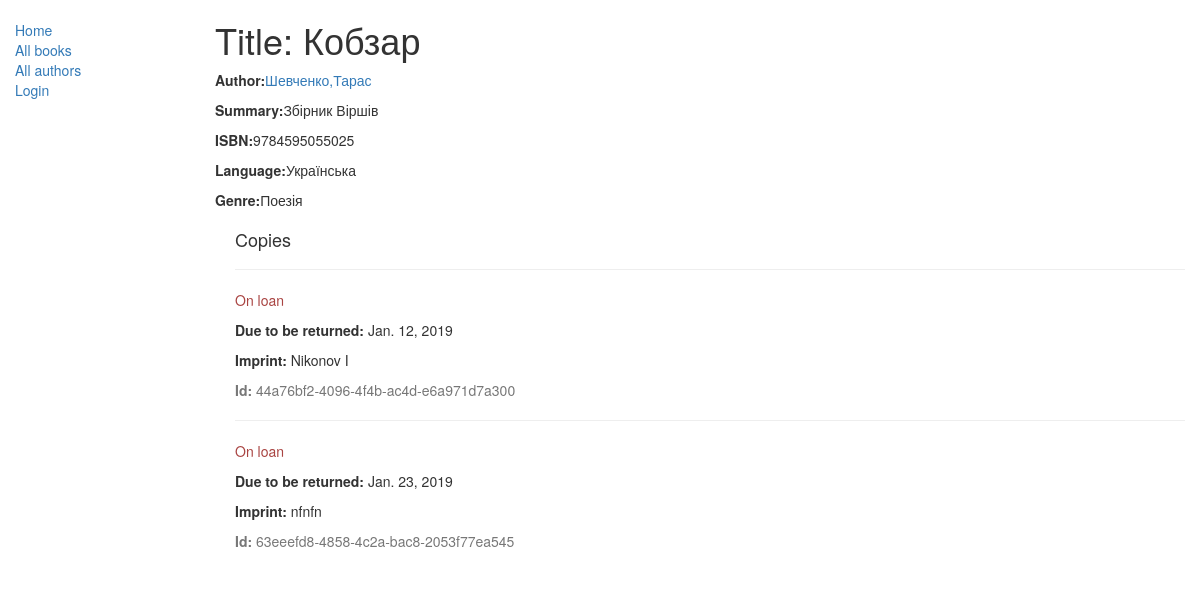
/catalog/book/1, run on the app's committed database.
### catalog/models.py (models this page shows, shortened)
class Book(models.Model):
    title = models.CharField(max_length=200)
    author = models.ForeignKey('Author', on_delete=models.SET_NULL, null=True)
    summary = models.TextField(max_length=1000, help_text="Enter a brief description of the book")
    isbn = models.CharField('ISBN', max_length=13, help_text='13 character '
                                                             '<a href="https:'
                                                             '//www.isbn-international.org/content/what-isbn">'
                                                             'ISBN number</a>')
    genre = models.ManyToManyField(Genre, help_text="Select a genre for this book")
    language = models.ForeignKey('Language',null=True,on_delete=models.SET_NULL)
    def display_genre(self):
        return ','.join([genre.name for genre in self.genre.all()[:3]])
    display_genre.short_description = 'Genre'

class Author(models.Model):
    first_name = models.CharField(max_length=100)
    last_name = models.CharField(max_length=100)
    date_of_birth = models.DateField(null=True, blank=True)
    date_of_death = models.DateField('died', null=True, blank=True)
    def __str__(self):
        return '%s,%s'%(self.last_name, self.first_name)
    class Meta:
        ordering = ['first_name','last_name']
        permissions = (('can_author_edit', 'Can edit author'),)

class Language(models.Model):
    name = models.CharField(max_length=100,help_text='French, English, Japan etc.')
    def __str__(self):
        return self.name

class Genre(models.Model):
    name = models.CharField(max_length=200, help_text="Enter a book genre (e.g. Science Fiction, French Poetry etc.)")
    def __str__(self):
        return self.name

class BookInstance(models.Model):
    id = models.UUIDField(primary_key=True, default=uuid.uuid4(), help_text="Unique id")
    book = models.ForeignKey('Book', on_delete=models.SET_NULL, null=True)
    imprint = models.CharField(max_length=200)
    due_back = models.DateField(null=True, blank=True)
    borrower = models.ForeignKey(User, on_delete=models.SET_NULL,null=True, blank=True)
    LOAN_STATUS=(
        ('m', 'Maintenance'),
        ('o', 'On loan'),
        ('a', 'Available'),
        ('r', 'Reserved')
    )
    status = models.CharField(max_length=1, choices=LOAN_STATUS, blank=True, default='m', help_text='book availability')
    class Meta:
        ordering = ["due_back"]
        permissions = (("can_mark_returned", "Set book as returned"),)

### catalog/views.py (the view)
# urls.py: url(r'^book/(?P<pk>\d+)$', views.BookDetailView.as_view(), name="book-detail"),
class BookDetailView(generic.DetailView):
    model = Book
    template_name = "book_detail.html"

### catalog/templates/book_detail.html
{% extends "base_generic.html" %}
{% block content %}
    <h1>Title: {{ book.title }}</h1>
    <p><strong>Author:</strong><a href="#">{{ book.author }}</a></p>
    <p><strong>Summary:</strong>{{ book.summary }}</p>
    <p><strong>ISBN:</strong>{{ book.isbn }}</p>
    <p><strong>Language:</strong>{{ book.language }}</p>
    <p><strong>Genre:</strong>{% for genre in book.genre.all %}{{ genre }}{% endfor %}</p>
    <div style="margin-left:20px;margin-top:20px">
        <h4>Copies</h4>
        {% for copy in book.bookinstance_set.all %}
            <hr>
            <p class="{% if copy.status == 'a' %} text-success {% elif copy.status == 'o' %} text-danger {% else %} text-warning {% endif %}">
            {{ copy.get_status_display }}
            </p>
            {% if copy.status != 'a' %}<p><strong>Due to be returned:</strong> {{copy.due_back}}</p>{% endif %}
            <p><strong>Imprint:</strong> {{copy.imprint}}</p>
            <p class="text-muted"><strong>Id:</strong> {{copy.id}}</p>
        {% endfor %}
    </div>
{% endblock %}

### data on the page
Book: title "Кобзар", author "Шевченко,Тарас", summary "Збірник Віршів", isbn "9784595055025", language "Українська"
Genre: name "Поезія"
BookInstance: status "On loan", due_back "Jan. 12, 2019", imprint "Nikonov I", id "44a76bf2-4096-4f4b-ac4d-e6a971d7a300"
BookInstance: status "On loan", due_back "Jan. 23, 2019", imprint "nfnfn", id "63eeefd8-4858-4c2a-bac8-2053f77ea545"
